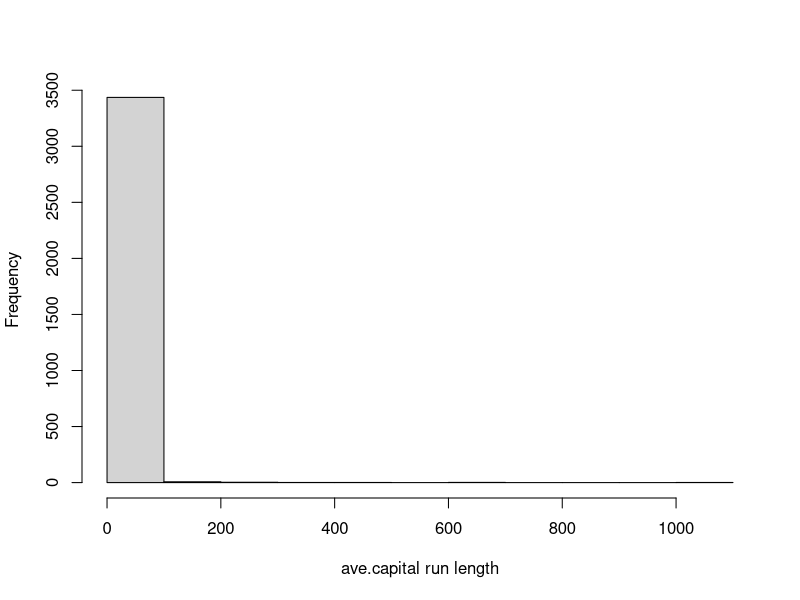
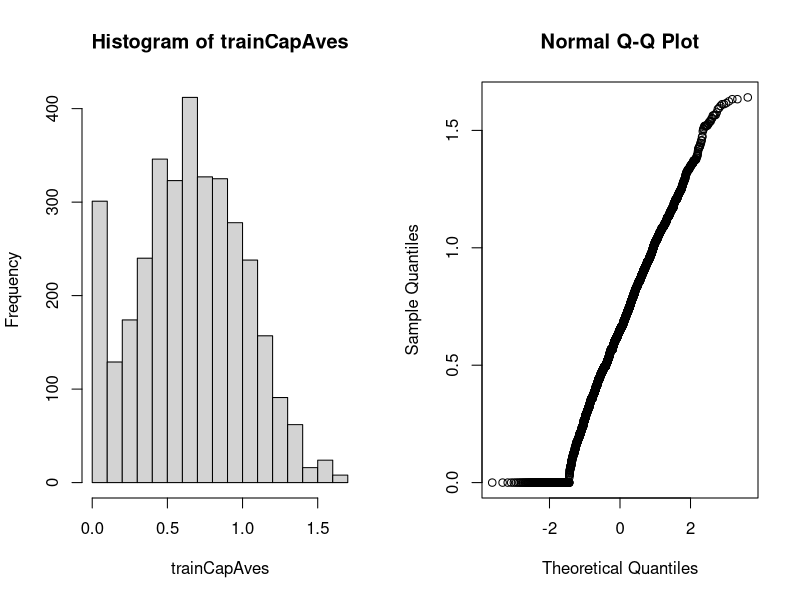

Recreate these plots in R, in order. (Note: this script raises an error after producing the figures.)
library(caret)
library(kernlab)
data(spam)
inTrain <- createDataPartition(y=spam$type,p=0.75, list=FALSE)
training <- spam[inTrain,]
testing <- spam[-inTrain,]
hist(training$capitalAve,main="",xlab = "ave.capital run length")
sd(training$capitalAve)
#Standardising train set
trainCapAve <- training$capitalAve
trainCapAves <- (trainCapAve - mean(trainCapAve))/sd(trainCapAve)
mean(trainCapAves)
sd(trainCapAves)
#Standardising test set
testCapAve <- testing$capitalAve
testCapAves <- (testCapAve-mean(trainCapAve))/sd(trainCapAve)
mean(testCapAves)
#Standardising preProcess function
preObj <- preProcess(training[,-58], method=c("center","scale"))
trainCapAves <- predict(preObj,training[,-58])$capitalAve
mean(trainCapAves)
sd(trainCapAves)

testCapAves <- predict(preObj,training[,-58])$capitalAve
mean(testCapAves)
sd(testCapAves)

#Standardizing - preProcess argument
set.seed(32343)
modelFit <- train(type~.,data = training,preProcess=c("center","scale"),method = "glm")
modelFit

#Standardizing - Box-Cox transforms
preObj <- preProcess(training[,-58],method = c("BoxCox"))
trainCapAves <- predict(preObj, training[,-58])$capitalAve
par(mfrow=c(1,2));hist(trainCapAves);qqnorm(trainCapAves)
#Standardizing - Imputing data
set.seed(13343)
#Make some values NA
training$capAve <- training$capitalAve
selectNA <- rbinom(dim(training)[1],size=1,prob = 0.05)==1
training$capAve[selectNA] <- NA
#Impute and Standardize
preObj <- preProcess(training[,-58],method = "knnImpute")
capAve <- predict(preObj,training[,-58])$capAve
#Standardize true values
capAveTruth <- training$capitalAve
capAveTruth <- (capAveTruth-mean(capAveTruth))/sd(capAveTruth)

quantile(capAve - capAveTruth)

quantile((capAve - capAveTruth)[SelectNA])

quantile((capAve - capAveTruth)[!SelectNA])
